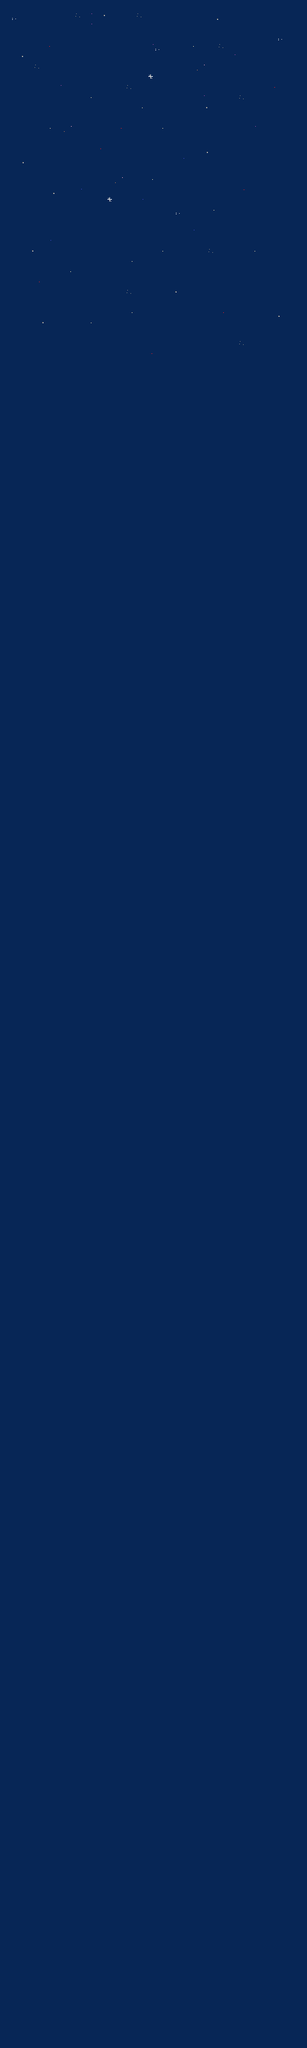

The image is a tile-based game level rendered from a .tmx file. Its description and source (layers, tilesets, objects; grid data summarised) follow:
An orthogonal 30x200 tile map with 16x16 px tiles, 1 tile layer (タイルレイヤー1).

<map version="1.10" tiledversion="1.10.2" orientation="orthogonal" renderorder="right-down" width="30" height="200" tilewidth="16" tileheight="16" infinite="0" nextlayerid="2" nextobjectid="1">
 <tileset firstgid="1" source="stg_map_tileset.tsx" />
 <layer id="1" name="タイルレイヤー1" width="30" height="200">
  <data>[6000 cells, 6000 non-empty, 15 distinct tile ids]</data>
 </layer>
</map>
